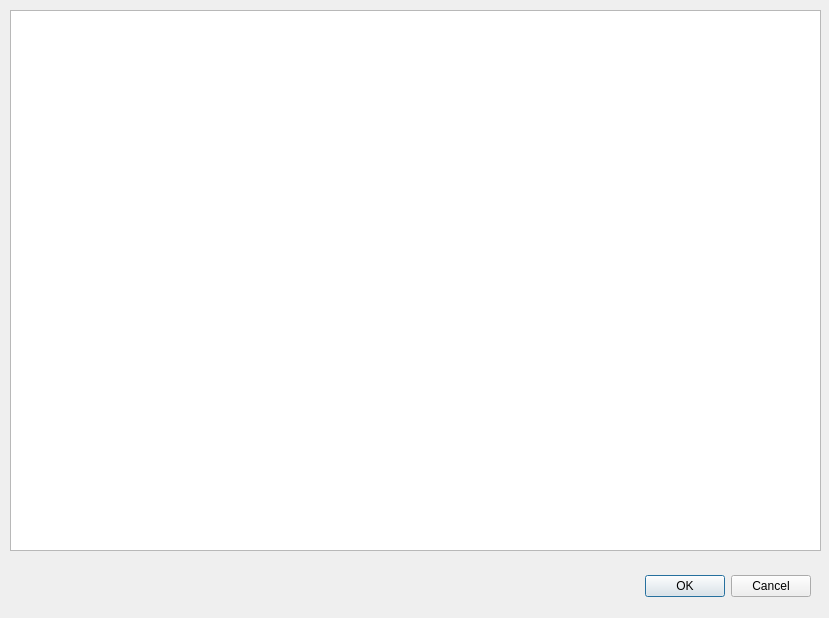
<?xml version="1.0" encoding="UTF-8"?>
<ui version="4.0">
 <class>StoreTransactions</class>
 <widget class="QDialog" name="StoreTransactions">
  <property name="geometry">
   <rect>
    <x>0</x>
    <y>0</y>
    <width>829</width>
    <height>618</height>
   </rect>
  </property>
  <property name="windowTitle">
   <string>Dialog</string>
  </property>
  <widget class="QDialogButtonBox" name="buttonBox">
   <property name="geometry">
    <rect>
     <x>470</x>
     <y>570</y>
     <width>341</width>
     <height>32</height>
    </rect>
   </property>
   <property name="orientation">
    <enum>Qt::Horizontal</enum>
   </property>
   <property name="standardButtons">
    <set>QDialogButtonBox::Cancel|QDialogButtonBox::Ok</set>
   </property>
  </widget>
  <widget class="QTableView" name="tableView">
   <property name="geometry">
    <rect>
     <x>10</x>
     <y>10</y>
     <width>811</width>
     <height>541</height>
    </rect>
   </property>
  </widget>
 </widget>
 <resources/>
 <connections>
  <connection>
   <sender>buttonBox</sender>
   <signal>accepted()</signal>
   <receiver>StoreTransactions</receiver>
   <slot>accept()</slot>
   <hints>
    <hint type="sourcelabel">
     <x>248</x>
     <y>254</y>
    </hint>
    <hint type="destinationlabel">
     <x>157</x>
     <y>274</y>
    </hint>
   </hints>
  </connection>
  <connection>
   <sender>buttonBox</sender>
   <signal>rejected()</signal>
   <receiver>StoreTransactions</receiver>
   <slot>reject()</slot>
   <hints>
    <hint type="sourcelabel">
     <x>316</x>
     <y>260</y>
    </hint>
    <hint type="destinationlabel">
     <x>286</x>
     <y>274</y>
    </hint>
   </hints>
  </connection>
 </connections>
</ui>
